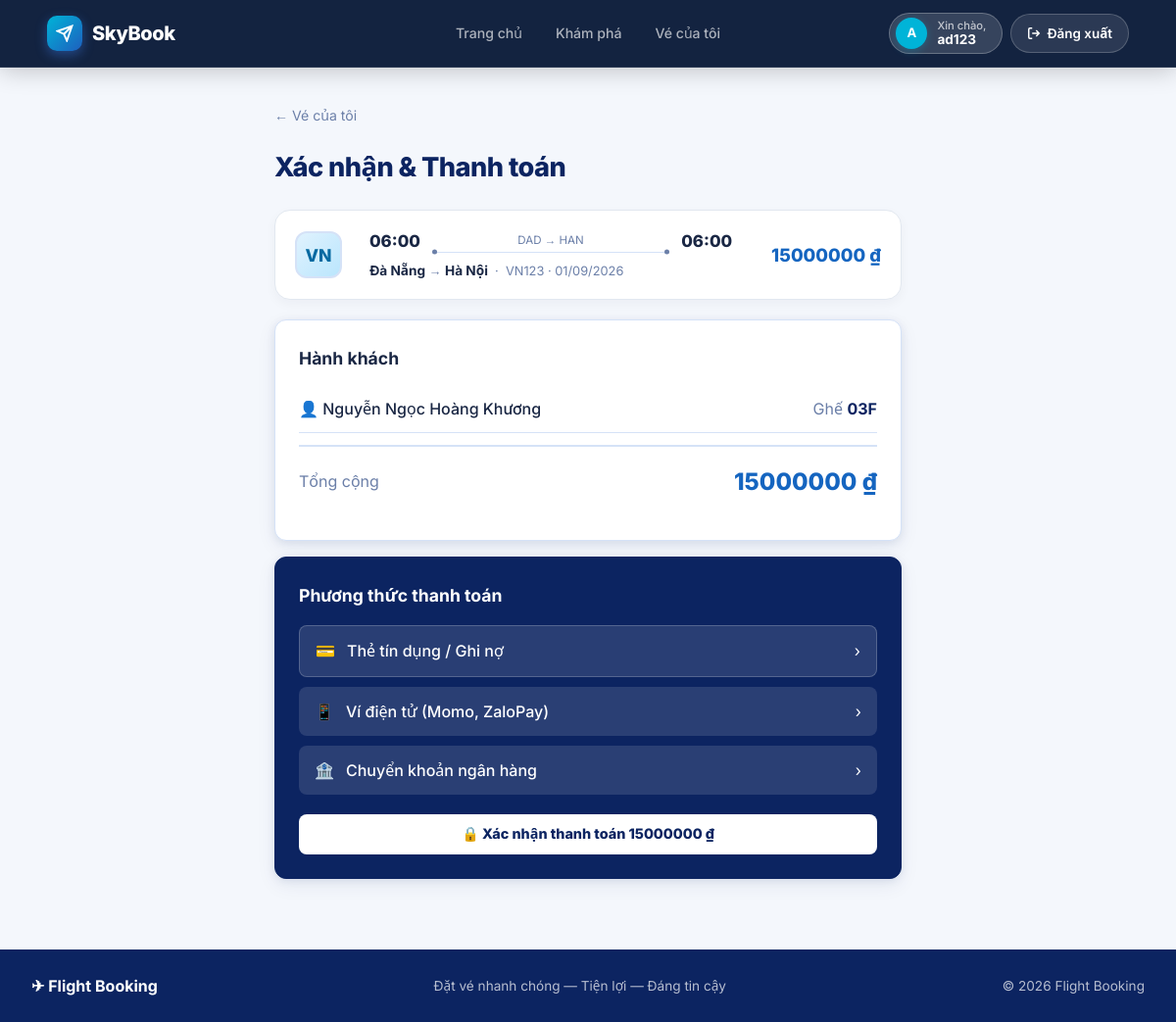
The page /payments/7/ (signed in) on the database as committed earlier.
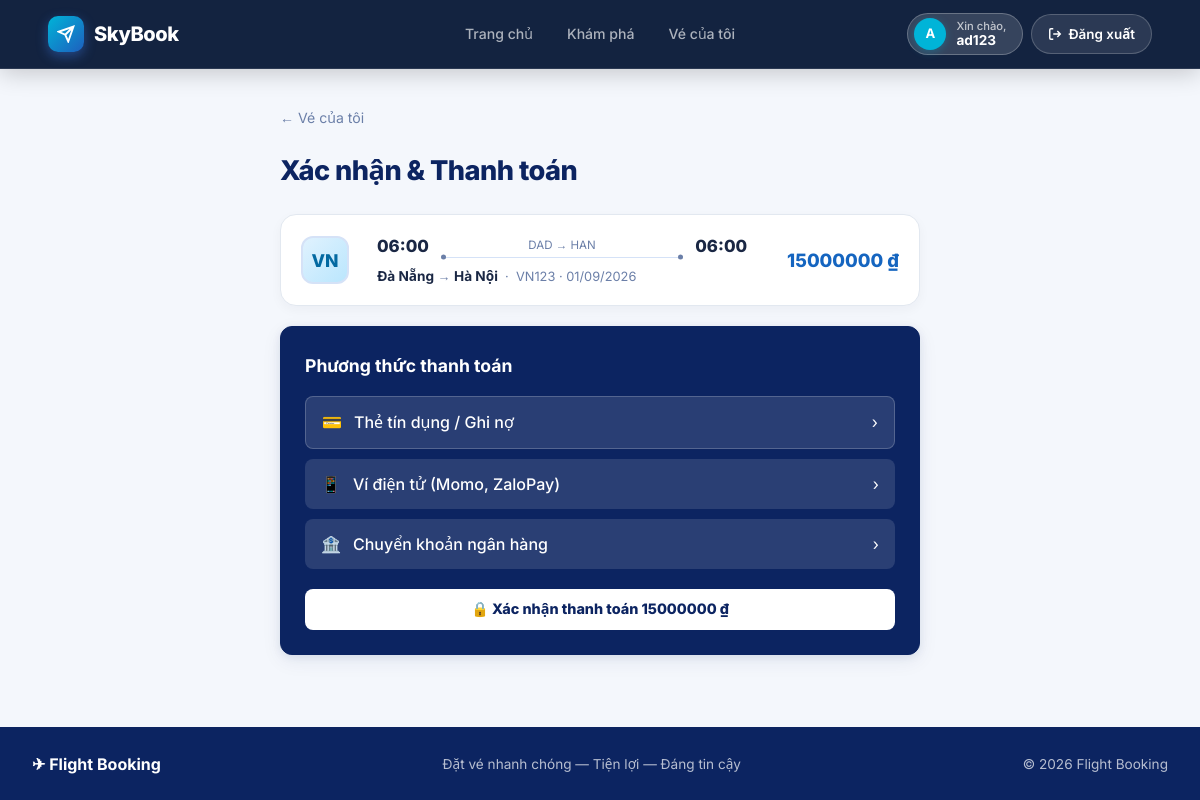
The same page on the database as committed later.
### bookings/models.py (models this page shows, shortened)
class Ticket(models.Model):
    SEAT_CLASS_CHOICES = [
        ("economy", "Economy"),
        ("business", "Business"),
        ("first", "First Class"),
    ]
    booking = models.ForeignKey(Booking, on_delete=models.CASCADE, related_name="tickets", verbose_name="Booking")
    passenger = models.ForeignKey(Passenger, on_delete=models.CASCADE, verbose_name="Passenger")
    flight = models.ForeignKey(Flight, on_delete=models.CASCADE, verbose_name="Flight")
    seat_number = models.CharField(max_length=10, verbose_name="Seat Number")
    seat_class = models.CharField(max_length=20, choices=SEAT_CLASS_CHOICES, default="economy", verbose_name="Seat Class")
    price = models.DecimalField(max_digits=12, decimal_places=2, verbose_name="Price")
    class Meta:
        verbose_name = "Ticket"
        verbose_name_plural = "Tickets"
        unique_together = [('flight', 'seat_number')]

class Passenger(models.Model):
    PASSENGER_TYPE_CHOICES = [
        ("adult", "Adult"),
        ("child", "Child"),
        ("infant", "Infant"),
    ]
    booking = models.ForeignKey(Booking, on_delete=models.CASCADE, related_name="passengers", verbose_name="Booking")
    full_name = models.CharField(max_length=150, verbose_name="Full Name")
    date_of_birth = models.DateField(null=True, blank=True, verbose_name="Date of Birth")
    passport_number = models.CharField(max_length=50, blank=True, verbose_name="Passport Number")
    passenger_type = models.CharField(max_length=10, choices=PASSENGER_TYPE_CHOICES, default="adult", verbose_name="Passenger Type")
    class Meta:
        verbose_name = "Passenger"
        verbose_name_plural = "Passengers"

class Booking(models.Model):
    STATUS_CHOICES = [
        ("pending", "Pending"),
        ("paid", "Paid"),
        ("cancelled", "Cancelled"),
    ]
    user = models.ForeignKey(User, on_delete=models.CASCADE, related_name="bookings", db_index=True, verbose_name="User")
    flight = models.ForeignKey(Flight, on_delete=models.SET_NULL, null=True, blank=True, related_name="outbound_bookings", verbose_name="Outbound Flight")
    return_flight = models.ForeignKey(Flight, on_delete=models.SET_NULL, null=True, blank=True, related_name="return_bookings", verbose_name="Return Flight")
    booking_code = models.CharField(max_length=20, unique=True, verbose_name="Booking Code")
    booking_date = models.DateTimeField(auto_now_add=True, verbose_name="Booking Date")
    total_price = models.DecimalField(max_digits=12, decimal_places=2, verbose_name="Total Price")
    status = models.CharField(max_length=20, choices=STATUS_CHOICES, default="pending", verbose_name="Status")
    class Meta:
        verbose_name = "Booking"
        verbose_name_plural = "Bookings"

### flights/models.py (models this page shows, shortened)
class Flight(models.Model):
    STATUS_CHOICES = [
        ("scheduled", "Scheduled"),
        ("boarding", "Boarding"),
        ("departed", "Departed"),
        ("completed", "Completed"),
        ("cancelled", "Cancelled"),
    ]
    flight_number = models.CharField(max_length=20, verbose_name="Flight Number")
    airline = models.ForeignKey(Airline, on_delete=models.CASCADE, related_name="flights", verbose_name="Airline")
    aircraft = models.ForeignKey(Aircraft, on_delete=models.CASCADE, related_name="flights", verbose_name="Aircraft")
    departure_airport = models.ForeignKey(Airport, on_delete=models.CASCADE, related_name="departures", verbose_name="Departure Airport")
    arrival_airport = models.ForeignKey(Airport, on_delete=models.CASCADE, related_name="arrivals", verbose_name="Arrival Airport")
    departure_time = models.DateTimeField(db_index=True, verbose_name="Departure Time")
    arrival_time = models.DateTimeField(verbose_name="Arrival Time")
    price = models.DecimalField(max_digits=12, decimal_places=2, verbose_name="Base Price")
    status = models.CharField(max_length=20, choices=STATUS_CHOICES, default="scheduled", db_index=True, verbose_name="Status")
    class Meta:
        verbose_name = "Flight"
        verbose_name_plural = "Flights"

class Airline(models.Model):
    name = models.CharField(max_length=100, verbose_name="Airline Name")
    code = models.CharField(max_length=10, unique=True, verbose_name="Airline Code")
    logo = models.URLField(blank=True, verbose_name="Logo URL")
    class Meta:
        verbose_name = "Airline"
        verbose_name_plural = "Airlines"

class Airport(models.Model):
    name = models.CharField(max_length=150, verbose_name="Airport Name")
    code = models.CharField(max_length=10, unique=True, verbose_name="Airport Code")
    city = models.CharField(max_length=100, verbose_name="City")
    class Meta:
        verbose_name = "Airport"
        verbose_name_plural = "Airports"

### payments/views.py (the view, shortened to what this page needs)
@login_required
def payment(request, booking_id):
    booking = get_object_or_404(Booking, id=booking_id, user=request.user)
    return render(request, "payments/payment.html", {"booking": booking})

### templates/payments/payment.html (shortened to what this page needs)
{% extends "base.html" %}
{% block content %}
<div style="max-width:640px;margin:0 auto;">
  <a href="{% url 'my_bookings' %}" class="back-link">← Vé của tôi</a>
  <h1>Xác nhận & Thanh toán</h1>
  {% if booking.flight %}
  <div class="flight-result" style="margin:20px 0;">
    <div class="fr-logo">{{ booking.flight.airline.code|default:booking.flight.airline.name|slice:":2"|upper }}</div>
    <div class="fr-info">
      <div class="fr-times">
        <span class="fr-time">{{ booking.flight.departure_time|date:"H:i" }}</span>
        <div class="fr-duration-line">
          <span>{{ booking.flight.departure_airport.code }} → {{ booking.flight.arrival_airport.code }}</span>
          <div class="fr-line"></div>
        </div>
        <span class="fr-time">{{ booking.flight.arrival_time|date:"H:i" }}</span>
      </div>
      <div class="fr-route">
        <strong>{{ booking.flight.departure_airport.city }}</strong> → <strong>{{ booking.flight.arrival_airport.city }}</strong>
        &nbsp;·&nbsp; {{ booking.flight.flight_number }} · {{ booking.flight.departure_time|date:"d/m/Y" }}
      </div>
    </div>
    <div class="fr-price-block">
      <div style="font-size:1.15rem;font-weight:800;color:var(--blue);">{{ booking.total_price|floatformat:0 }} ₫</div>
    </div>
  </div>
  {% endif %}
  {% if booking.tickets.all %}
  <div class="card" style="margin-bottom:16px;">
    <h2 style="margin-bottom:14px;">Hành khách</h2>
    {% for t in booking.tickets.all %}
    <div style="display:flex;justify-content:space-between;align-items:center;padding:10px 0;border-bottom:1px solid var(--border);">
      <span style="font-weight:500;">👤 {{ t.passenger.full_name }}</span>
      <span style="color:var(--muted);">Ghế <strong style="color:var(--navy);">{{ t.seat_number }}</strong></span>
    </div>
    {% endfor %}
    <div class="payment-total">
      <span class="payment-total-label">Tổng cộng</span>
      <span class="payment-total-amount">{{ booking.total_price|floatformat:0 }} ₫</span>
    </div>
  </div>
  {% endif %}
  <div class="card" style="background:var(--navy);border-color:var(--navy);">
    <h2 style="color:#fff;margin-bottom:16px;">Phương thức thanh toán</h2>
    <div style="display:flex;flex-direction:column;gap:10px;margin-bottom:20px;">
      <div style="background:rgba(255,255,255,.12);border-radius:var(--radius-sm);padding:12px 16px;display:flex;align-items:center;gap:12px;color:#fff;cursor:pointer;border:1px solid rgba(255,255,255,.2);">
        <span>💳</span><span style="font-weight:500;">Thẻ tín dụng / Ghi nợ</span><span style="margin-left:auto;">›</span>
      </div>
      <div style="background:rgba(255,255,255,.12);border-radius:var(--radius-sm);padding:12px 16px;display:flex;align-items:center;gap:12px;color:#fff;cursor:pointer;">
        <span>📱</span><span style="font-weight:500;">Ví điện tử (Momo, ZaloPay)</span><span style="margin-left:auto;">›</span>
      </div>
      <div style="background:rgba(255,255,255,.12);border-radius:var(--radius-sm);padding:12px 16px;display:flex;align-items:center;gap:12px;color:#fff;cursor:pointer;">
        <span>🏦</span><span style="font-weight:500;">Chuyển khoản ngân hàng</span><span style="margin-left:auto;">›</span>
      </div>
    </div>
    <form method="POST" style="background:none;border:none;box-shadow:none;padding:0;gap:0;max-width:100%;">
      <button type="submit" class="btn btn-full btn-lg" style="background:#fff;color:var(--navy);font-weight:800;">
        🔒 Xác nhận thanh toán {{ booking.total_price|floatformat:0 }} ₫
      </button>
    </form>
  </div>
</div>
{% endblock %}

Rows that differ between the two databases and show on the page:
removed Ticket: passenger.full_name "Nguyễn Ngọc Hoàng Khương", seat_number "03F"
shown differently, row unchanged: Booking "VN": total_price "15000000" → (not shown)
Other text that changed with them:
text no longer shown: "Hành khách Tổng cộng ₫"
